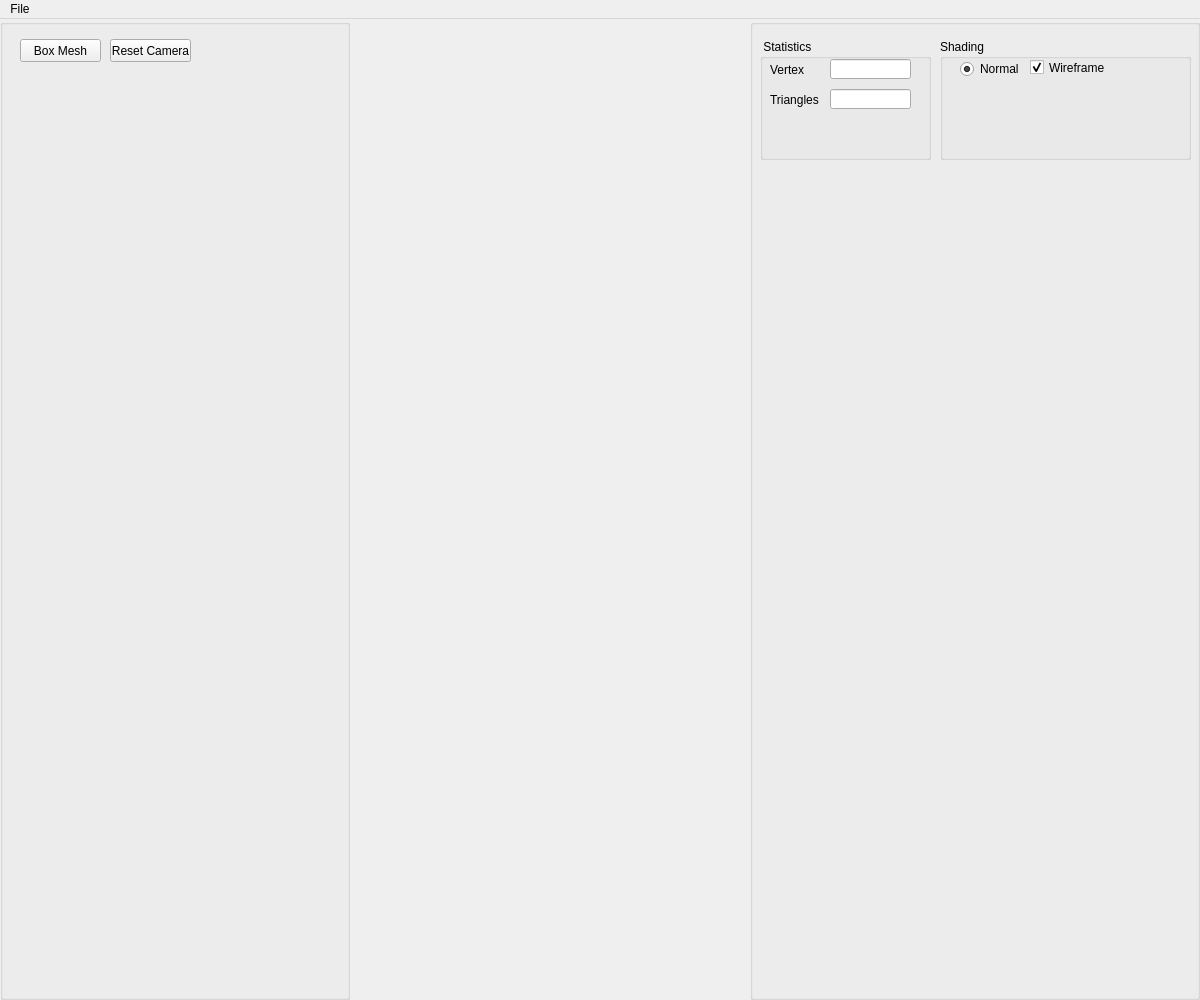
<?xml version="1.0" encoding="UTF-8"?>
<ui version="4.0">
 <class>Assets</class>
 <widget class="QMainWindow" name="Assets">
  <property name="geometry">
   <rect>
    <x>0</x>
    <y>0</y>
    <width>1200</width>
    <height>1000</height>
   </rect>
  </property>
  <property name="minimumSize">
   <size>
    <width>420</width>
    <height>300</height>
   </size>
  </property>
  <property name="windowTitle">
   <string>Implicit Terrain</string>
  </property>
  <widget class="QWidget" name="centralwidget">
   <layout class="QHBoxLayout">
    <property name="spacing">
     <number>0</number>
    </property>
    <property name="leftMargin">
     <number>0</number>
    </property>
    <property name="topMargin">
     <number>0</number>
    </property>
    <property name="rightMargin">
     <number>0</number>
    </property>
    <property name="bottomMargin">
     <number>0</number>
    </property>
    <item>
     <widget class="QGroupBox" name="Objects_groupBox">
      <property name="enabled">
       <bool>true</bool>
      </property>
      <property name="sizePolicy">
       <sizepolicy hsizetype="Fixed" vsizetype="Minimum">
        <horstretch>0</horstretch>
        <verstretch>0</verstretch>
       </sizepolicy>
      </property>
      <property name="minimumSize">
       <size>
        <width>350</width>
        <height>250</height>
       </size>
      </property>
      <property name="title">
       <string/>
      </property>
      <widget class="QPushButton" name="boxMesh">
       <property name="geometry">
        <rect>
         <x>20</x>
         <y>20</y>
         <width>81</width>
         <height>23</height>
        </rect>
       </property>
       <property name="toolTip">
        <string>&lt;!DOCTYPE HTML PUBLIC &quot;-//W3C//DTD HTML 4.0//EN&quot; &quot;http://www.w3.org/TR/REC-html40/strict.dtd&quot;&gt;
&lt;html&gt;&lt;head&gt;&lt;meta name=&quot;qrichtext&quot; content=&quot;1&quot; /&gt;&lt;style type=&quot;text/css&quot;&gt;
p, li { white-space: pre-wrap; }
&lt;/style&gt;&lt;/head&gt;&lt;body style=&quot; font-family:'MS Shell Dlg 2'; font-size:8pt; font-weight:400; font-style:normal;&quot;&gt;
&lt;p style=&quot; margin-top:0px; margin-bottom:0px; margin-left:0px; margin-right:0px; -qt-block-indent:0; text-indent:0px;&quot;&gt;&lt;span style=&quot; color:#5500ff;&quot;&gt;Callback #01&lt;/span&gt;&lt;/p&gt;
&lt;p style=&quot; margin-top:0px; margin-bottom:0px; margin-left:0px; margin-right:0px; -qt-block-indent:0; text-indent:0px;&quot;&gt;&lt;span style=&quot; font-style:italic; color:#aa00ff;&quot;&gt;Create Eurographics 1996 Bear&lt;/span&gt;&lt;/p&gt;&lt;/body&gt;&lt;/html&gt;</string>
       </property>
       <property name="text">
        <string>Box Mesh</string>
       </property>
       <property name="checkable">
        <bool>false</bool>
       </property>
      </widget>
      <widget class="QPushButton" name="resetcameraButton">
       <property name="geometry">
        <rect>
         <x>110</x>
         <y>20</y>
         <width>81</width>
         <height>23</height>
        </rect>
       </property>
       <property name="toolTip">
        <string>&lt;html&gt;&lt;head/&gt;&lt;body&gt;&lt;p&gt;&lt;span style=&quot; color:#5500ff;&quot;&gt;Callback #03&lt;/span&gt;&lt;/p&gt;&lt;p&gt;&lt;span style=&quot; font-style:italic; color:#aa00ff;&quot;&gt;Create Eurographics 1996 Bird&lt;/span&gt;&lt;/p&gt;&lt;/body&gt;&lt;/html&gt;</string>
       </property>
       <property name="text">
        <string>Reset Camera</string>
       </property>
       <property name="checkable">
        <bool>true</bool>
       </property>
       <property name="autoDefault">
        <bool>false</bool>
       </property>
       <property name="default">
        <bool>false</bool>
       </property>
       <property name="flat">
        <bool>false</bool>
       </property>
      </widget>
     </widget>
    </item>
    <item>
     <widget class="QWidget" name="widget_GL" native="true"/>
    </item>
    <item>
     <widget class="QGroupBox" name="Parameters_groupBox">
      <property name="sizePolicy">
       <sizepolicy hsizetype="Maximum" vsizetype="Minimum">
        <horstretch>0</horstretch>
        <verstretch>0</verstretch>
       </sizepolicy>
      </property>
      <property name="minimumSize">
       <size>
        <width>450</width>
        <height>141</height>
       </size>
      </property>
      <property name="title">
       <string/>
      </property>
      <widget class="QGroupBox" name="groupBox_4">
       <property name="geometry">
        <rect>
         <x>10</x>
         <y>20</y>
         <width>171</width>
         <height>121</height>
        </rect>
       </property>
       <property name="title">
        <string> Statistics</string>
       </property>
       <widget class="QLabel" name="label_2">
        <property name="geometry">
         <rect>
          <x>10</x>
          <y>20</y>
          <width>61</width>
          <height>21</height>
         </rect>
        </property>
        <property name="text">
         <string>Vertex</string>
        </property>
       </widget>
       <widget class="QLineEdit" name="lineEdit_2">
        <property name="geometry">
         <rect>
          <x>70</x>
          <y>50</y>
          <width>81</width>
          <height>20</height>
         </rect>
        </property>
        <property name="alignment">
         <set>Qt::AlignRight|Qt::AlignTrailing|Qt::AlignVCenter</set>
        </property>
       </widget>
       <widget class="QLabel" name="label_3">
        <property name="geometry">
         <rect>
          <x>10</x>
          <y>50</y>
          <width>61</width>
          <height>21</height>
         </rect>
        </property>
        <property name="text">
         <string>Triangles</string>
        </property>
       </widget>
       <widget class="QLineEdit" name="lineEdit">
        <property name="geometry">
         <rect>
          <x>70</x>
          <y>20</y>
          <width>81</width>
          <height>20</height>
         </rect>
        </property>
        <property name="text">
         <string/>
        </property>
        <property name="alignment">
         <set>Qt::AlignRight|Qt::AlignTrailing|Qt::AlignVCenter</set>
        </property>
       </widget>
      </widget>
      <widget class="QGroupBox" name="groupBox_13">
       <property name="geometry">
        <rect>
         <x>190</x>
         <y>20</y>
         <width>251</width>
         <height>121</height>
        </rect>
       </property>
       <property name="title">
        <string>Shading</string>
       </property>
       <widget class="QRadioButton" name="radioShadingButton_1">
        <property name="geometry">
         <rect>
          <x>20</x>
          <y>20</y>
          <width>61</width>
          <height>20</height>
         </rect>
        </property>
        <property name="text">
         <string>Normal</string>
        </property>
        <property name="checked">
         <bool>true</bool>
        </property>
       </widget>
       <widget class="QCheckBox" name="wireframe">
        <property name="geometry">
         <rect>
          <x>90</x>
          <y>20</y>
          <width>81</width>
          <height>17</height>
         </rect>
        </property>
        <property name="text">
         <string>Wireframe</string>
        </property>
        <property name="checked">
         <bool>true</bool>
        </property>
       </widget>
      </widget>
     </widget>
    </item>
   </layout>
  </widget>
  <widget class="QMenuBar" name="menubar">
   <property name="geometry">
    <rect>
     <x>0</x>
     <y>0</y>
     <width>1200</width>
     <height>21</height>
    </rect>
   </property>
   <widget class="QMenu" name="menuFile">
    <property name="title">
     <string>File</string>
    </property>
   </widget>
   <addaction name="menuFile"/>
  </widget>
  <action name="actionExit">
   <property name="text">
    <string>Exit</string>
   </property>
   <property name="shortcut">
    <string>Esc</string>
   </property>
  </action>
  <action name="actionNew_Scene">
   <property name="text">
    <string>New Scene</string>
   </property>
  </action>
  <action name="actionExport_obj">
   <property name="text">
    <string>OBJ File (.obj)</string>
   </property>
  </action>
  <action name="actionExport_ma">
   <property name="text">
    <string>Maya File (.ma)</string>
   </property>
  </action>
  <action name="actionLoad_ma">
   <property name="text">
    <string>Load</string>
   </property>
  </action>
  <action name="actionGL">
   <property name="text">
    <string>GL</string>
   </property>
  </action>
  <action name="actionVectorized">
   <property name="text">
    <string>Vectorized</string>
   </property>
  </action>
  <action name="actionExport_svg">
   <property name="text">
    <string>SVG File (.svg)</string>
   </property>
  </action>
  <action name="actionSphere_Tracing_png">
   <property name="text">
    <string>Sphere Tracing (.png)</string>
   </property>
  </action>
 </widget>
 <resources/>
 <connections/>
</ui>
